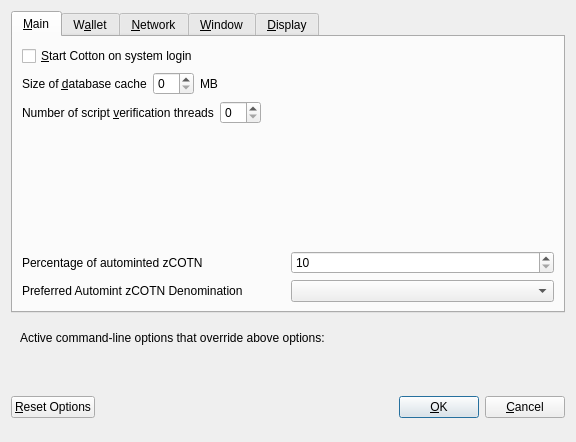
<?xml version="1.0" encoding="UTF-8"?>
<ui version="4.0">
 <class>OptionsDialog</class>
 <widget class="QDialog" name="OptionsDialog">
  <property name="geometry">
   <rect>
    <x>0</x>
    <y>0</y>
    <width>576</width>
    <height>442</height>
   </rect>
  </property>
  <property name="windowTitle">
   <string>Options</string>
  </property>
  <property name="modal">
   <bool>true</bool>
  </property>
  <layout class="QVBoxLayout" name="verticalLayout">
   <item>
    <widget class="QTabWidget" name="tabWidget">
     <property name="currentIndex">
      <number>0</number>
     </property>
     <widget class="QWidget" name="tabMain">
      <attribute name="title">
       <string>&amp;Main</string>
      </attribute>
      <layout class="QVBoxLayout" name="verticalLayout_Main">
       <item>
        <widget class="QCheckBox" name="bitcoinAtStartup">
         <property name="toolTip">
          <string>Automatically start Cotton after logging in to the system.</string>
         </property>
         <property name="text">
          <string>&amp;Start Cotton on system login</string>
         </property>
        </widget>
       </item>
       <item>
        <layout class="QHBoxLayout" name="horizontalLayout_2_Main">
         <item>
          <widget class="QLabel" name="databaseCacheLabel">
           <property name="text">
            <string>Size of &amp;database cache</string>
           </property>
           <property name="textFormat">
            <enum>Qt::PlainText</enum>
           </property>
           <property name="buddy">
            <cstring>databaseCache</cstring>
           </property>
          </widget>
         </item>
         <item>
          <widget class="QSpinBox" name="databaseCache"/>
         </item>
         <item>
          <widget class="QLabel" name="databaseCacheUnitLabel">
           <property name="text">
            <string>MB</string>
           </property>
           <property name="textFormat">
            <enum>Qt::PlainText</enum>
           </property>
          </widget>
         </item>
         <item>
          <spacer name="horizontalSpacer_2_Main">
           <property name="orientation">
            <enum>Qt::Horizontal</enum>
           </property>
           <property name="sizeHint" stdset="0">
            <size>
             <width>40</width>
             <height>20</height>
            </size>
           </property>
          </spacer>
         </item>
        </layout>
       </item>
       <item>
        <layout class="QHBoxLayout" name="horizontalLayout_3_Main">
         <item>
          <widget class="QLabel" name="threadsScriptVerifLabel">
           <property name="text">
            <string>Number of script &amp;verification threads</string>
           </property>
           <property name="textFormat">
            <enum>Qt::PlainText</enum>
           </property>
           <property name="buddy">
            <cstring>threadsScriptVerif</cstring>
           </property>
          </widget>
         </item>
         <item>
          <widget class="QSpinBox" name="threadsScriptVerif">
           <property name="toolTip">
            <string>(0 = auto, &lt;0 = leave that many cores free)</string>
           </property>
          </widget>
         </item>
         <item>
          <spacer name="horizontalSpacer_3_Main">
           <property name="orientation">
            <enum>Qt::Horizontal</enum>
           </property>
           <property name="sizeHint" stdset="0">
            <size>
             <width>40</width>
             <height>20</height>
            </size>
           </property>
          </spacer>
         </item>
        </layout>
       </item>
       <item>
        <spacer name="verticalSpacer_2">
         <property name="orientation">
          <enum>Qt::Vertical</enum>
         </property>
         <property name="sizeHint" stdset="0">
          <size>
           <width>20</width>
           <height>40</height>
          </size>
         </property>
        </spacer>
       </item>
       <item>
        <layout class="QHBoxLayout" name="horizontalLayout_3">
         <item>
          <widget class="QLabel" name="percentage_label">
           <property name="toolTip">
            <string>Percentage of incoming Cotton which get automatically converted to zCOTN via Zerocoin Protocol (min: 10%)</string>
           </property>
           <property name="text">
            <string>Percentage of autominted zCOTN</string>
           </property>
          </widget>
         </item>
         <item>
          <widget class="QSpinBox" name="zeromintPercentage">
           <property name="minimum">
            <number>10</number>
           </property>
           <property name="maximum">
            <number>100</number>
           </property>
          </widget>
         </item>
        </layout>
       </item>
       <item>
        <layout class="QHBoxLayout" name="horizontalLayout" stretch="0,0">
         <property name="sizeConstraint">
          <enum>QLayout::SetFixedSize</enum>
         </property>
         <item>
          <widget class="QLabel" name="labelPreferredDenom">
           <property name="maximumSize">
            <size>
             <width>16777215</width>
             <height>16777215</height>
            </size>
           </property>
           <property name="toolTip">
            <string>Wait with automatic conversion to Zerocoin until enough Cotton for this denomination is available</string>
           </property>
           <property name="text">
            <string>Preferred Automint zCOTN Denomination</string>
           </property>
          </widget>
         </item>
         <item>
          <widget class="QComboBox" name="preferredDenom">
           <property name="maximumSize">
            <size>
             <width>16777215</width>
             <height>27</height>
            </size>
           </property>
           <property name="toolTip">
            <string>Wait with automatic conversion to Zerocoin until enough Cotton for this denomination is available</string>
           </property>
           <property name="maxVisibleItems">
            <number>9</number>
           </property>
           <property name="maxCount">
            <number>9</number>
           </property>
          </widget>
         </item>
        </layout>
       </item>
      </layout>
     </widget>
     <widget class="QWidget" name="tabWallet">
      <attribute name="title">
       <string>W&amp;allet</string>
      </attribute>
      <layout class="QVBoxLayout" name="verticalLayout_Wallet">
       <item>
        <widget class="QGroupBox" name="groupBox">
         <property name="title">
          <string>Expert</string>
         </property>
         <layout class="QVBoxLayout" name="verticalLayout_2">
          <item>
           <widget class="QCheckBox" name="coinControlFeatures">
            <property name="toolTip">
             <string>Whether to show coin control features or not.</string>
            </property>
            <property name="text">
             <string>Enable coin &amp;control features</string>
            </property>
           </widget>
          </item>
          <item>
           <widget class="QCheckBox" name="showMasternodesTab">
            <property name="toolTip">
             <string>Show additional tab listing all your masternodes in first sub-tab&lt;br/&gt;and all masternodes on the network in second sub-tab.</string>
            </property>
            <property name="text">
             <string>Show Masternodes Tab</string>
            </property>
           </widget>
          </item>
          <item>
           <widget class="QCheckBox" name="spendZeroConfChange">
            <property name="toolTip">
             <string>If you disable the spending of unconfirmed change, the change from a transaction&lt;br/&gt;cannot be used until that transaction has at least one confirmation.&lt;br/&gt;This also affects how your balance is computed.</string>
            </property>
            <property name="text">
             <string>&amp;Spend unconfirmed change</string>
            </property>
           </widget>
          </item>
         </layout>
        </widget>
       </item>
       <item>
        <spacer name="verticalSpacer_Wallet">
         <property name="orientation">
          <enum>Qt::Vertical</enum>
         </property>
         <property name="sizeHint" stdset="0">
          <size>
           <width>20</width>
           <height>40</height>
          </size>
         </property>
        </spacer>
       </item>
      </layout>
     </widget>
     <widget class="QWidget" name="tabNetwork">
      <attribute name="title">
       <string>&amp;Network</string>
      </attribute>
      <layout class="QVBoxLayout" name="verticalLayout_Network">
       <item>
        <widget class="QCheckBox" name="mapPortUpnp">
         <property name="toolTip">
          <string>Automatically open the Cotton client port on the router. This only works when your router supports UPnP and it is enabled.</string>
         </property>
         <property name="text">
          <string>Map port using &amp;UPnP</string>
         </property>
        </widget>
       </item>
       <item>
        <widget class="QCheckBox" name="allowIncoming">
         <property name="toolTip">
          <string>Accept connections from outside</string>
         </property>
         <property name="text">
          <string>Allow incoming connections</string>
         </property>
        </widget>
       </item>
       <item>
        <widget class="QCheckBox" name="connectSocks">
         <property name="toolTip">
          <string>Connect to the Cotton network through a SOCKS5 proxy.</string>
         </property>
         <property name="text">
          <string>&amp;Connect through SOCKS5 proxy (default proxy):</string>
         </property>
        </widget>
       </item>
       <item>
        <layout class="QHBoxLayout" name="horizontalLayout_1_Network">
         <item>
          <widget class="QLabel" name="proxyIpLabel">
           <property name="text">
            <string>Proxy &amp;IP:</string>
           </property>
           <property name="textFormat">
            <enum>Qt::PlainText</enum>
           </property>
           <property name="buddy">
            <cstring>proxyIp</cstring>
           </property>
          </widget>
         </item>
         <item>
          <widget class="QValidatedLineEdit" name="proxyIp">
           <property name="minimumSize">
            <size>
             <width>140</width>
             <height>0</height>
            </size>
           </property>
           <property name="maximumSize">
            <size>
             <width>140</width>
             <height>16777215</height>
            </size>
           </property>
           <property name="toolTip">
            <string>IP address of the proxy (e.g. IPv4: 127.0.0.1 / IPv6: ::1)</string>
           </property>
          </widget>
         </item>
         <item>
          <widget class="QLabel" name="proxyPortLabel">
           <property name="text">
            <string>&amp;Port:</string>
           </property>
           <property name="textFormat">
            <enum>Qt::PlainText</enum>
           </property>
           <property name="buddy">
            <cstring>proxyPort</cstring>
           </property>
          </widget>
         </item>
         <item>
          <widget class="QLineEdit" name="proxyPort">
           <property name="minimumSize">
            <size>
             <width>55</width>
             <height>0</height>
            </size>
           </property>
           <property name="maximumSize">
            <size>
             <width>55</width>
             <height>16777215</height>
            </size>
           </property>
           <property name="toolTip">
            <string>Port of the proxy (e.g. 9050)</string>
           </property>
          </widget>
         </item>
         <item>
          <spacer name="horizontalSpacer_1_Network">
           <property name="orientation">
            <enum>Qt::Horizontal</enum>
           </property>
           <property name="sizeHint" stdset="0">
            <size>
             <width>40</width>
             <height>20</height>
            </size>
           </property>
          </spacer>
         </item>
        </layout>
       </item>
       <item>
        <spacer name="verticalSpacer_Network">
         <property name="orientation">
          <enum>Qt::Vertical</enum>
         </property>
         <property name="sizeHint" stdset="0">
          <size>
           <width>20</width>
           <height>40</height>
          </size>
         </property>
        </spacer>
       </item>
      </layout>
     </widget>
     <widget class="QWidget" name="tabWindow">
      <attribute name="title">
       <string>&amp;Window</string>
      </attribute>
      <layout class="QVBoxLayout" name="verticalLayout_Window">
       <item>
        <widget class="QCheckBox" name="minimizeToTray">
         <property name="toolTip">
          <string>Show only a tray icon after minimizing the window.</string>
         </property>
         <property name="text">
          <string>&amp;Minimize to the tray instead of the taskbar</string>
         </property>
        </widget>
       </item>
       <item>
        <widget class="QCheckBox" name="minimizeOnClose">
         <property name="toolTip">
          <string>Minimize instead of exit the application when the window is closed. When this option is enabled, the application will be closed only after selecting Quit in the menu.</string>
         </property>
         <property name="text">
          <string>M&amp;inimize on close</string>
         </property>
        </widget>
       </item>
       <item>
        <spacer name="verticalSpacer_Window">
         <property name="orientation">
          <enum>Qt::Vertical</enum>
         </property>
         <property name="sizeHint" stdset="0">
          <size>
           <width>20</width>
           <height>40</height>
          </size>
         </property>
        </spacer>
       </item>
      </layout>
     </widget>
     <widget class="QWidget" name="tabDisplay">
      <attribute name="title">
       <string>&amp;Display</string>
      </attribute>
      <layout class="QVBoxLayout" name="verticalLayout_Display">
       <item>
        <layout class="QHBoxLayout" name="horizontalLayout_1_Display">
         <item>
          <widget class="QLabel" name="langLabel">
           <property name="text">
            <string>User Interface &amp;language:</string>
           </property>
           <property name="textFormat">
            <enum>Qt::PlainText</enum>
           </property>
           <property name="buddy">
            <cstring>lang</cstring>
           </property>
          </widget>
         </item>
         <item>
          <widget class="QValueComboBox" name="lang">
           <property name="toolTip">
            <string>The user interface language can be set here. This setting will take effect after restarting Cotton.</string>
           </property>
          </widget>
         </item>
        </layout>
       </item>
       <item>
        <widget class="QLabel" name="label_3">
         <property name="toolTip">
          <string notr="true"/>
         </property>
         <property name="statusTip">
          <string notr="true"/>
         </property>
         <property name="whatsThis">
          <string notr="true"/>
         </property>
         <property name="accessibleName">
          <string notr="true"/>
         </property>
         <property name="text">
          <string>Language missing or translation incomplete? Help contributing translations here:
https://www.transifex.com/cotton-project/cotton-project-translations</string>
         </property>
         <property name="wordWrap">
          <bool>true</bool>
         </property>
         <property name="openExternalLinks">
          <bool>true</bool>
         </property>
         <property name="textInteractionFlags">
          <set>Qt::TextBrowserInteraction</set>
         </property>
        </widget>
       </item>
       <item>
        <layout class="QHBoxLayout" name="horizontalLayout_4_Display" stretch="0,0">
         <item>
          <widget class="QLabel" name="themeLabel">
           <property name="text">
            <string>User Interface Theme:</string>
           </property>
          </widget>
         </item>
         <item>
          <widget class="QValueComboBox" name="theme"/>
         </item>
        </layout>
       </item>
       <item>
        <widget class="Line" name="line">
         <property name="orientation">
          <enum>Qt::Horizontal</enum>
         </property>
        </widget>
       </item>
       <item>
        <layout class="QHBoxLayout" name="horizontalLayout_2_Display">
         <item>
          <widget class="QLabel" name="unitLabel">
           <property name="text">
            <string>&amp;Unit to show amounts in:</string>
           </property>
           <property name="textFormat">
            <enum>Qt::PlainText</enum>
           </property>
           <property name="buddy">
            <cstring>unit</cstring>
           </property>
          </widget>
         </item>
         <item>
          <widget class="QValueComboBox" name="unit">
           <property name="toolTip">
            <string>Choose the default subdivision unit to show in the interface and when sending coins.</string>
           </property>
          </widget>
         </item>
        </layout>
       </item>
       <item>
        <layout class="QHBoxLayout" name="horizontalLayout_5_Display">
         <item>
          <widget class="QLabel" name="digitsLabel">
           <property name="text">
            <string>Decimal digits</string>
           </property>
          </widget>
         </item>
         <item>
          <widget class="QValueComboBox" name="digits"/>
         </item>
        </layout>
       </item>
       <item>
        <layout class="QHBoxLayout" name="horizontalLayout_3_Display">
         <item>
          <widget class="QLabel" name="thirdPartyTxUrlsLabel">
           <property name="toolTip">
            <string>Third party URLs (e.g. a block explorer) that appear in the transactions tab as context menu items. %s in the URL is replaced by transaction hash. Multiple URLs are separated by vertical bar |.</string>
           </property>
           <property name="text">
            <string>Third party transaction URLs</string>
           </property>
           <property name="buddy">
            <cstring>thirdPartyTxUrls</cstring>
           </property>
          </widget>
         </item>
         <item>
          <widget class="QLineEdit" name="thirdPartyTxUrls">
           <property name="toolTip">
            <string>Third party URLs (e.g. a block explorer) that appear in the transactions tab as context menu items. %s in the URL is replaced by transaction hash. Multiple URLs are separated by vertical bar |.</string>
           </property>
          </widget>
         </item>
        </layout>
       </item>
       <item>
        <spacer name="verticalSpacer">
         <property name="orientation">
          <enum>Qt::Vertical</enum>
         </property>
         <property name="sizeHint" stdset="0">
          <size>
           <width>20</width>
           <height>40</height>
          </size>
         </property>
        </spacer>
       </item>
      </layout>
     </widget>
    </widget>
   </item>
   <item>
    <widget class="QFrame" name="frame">
     <layout class="QVBoxLayout" name="verticalLayout_Bottom">
      <item>
       <layout class="QHBoxLayout" name="horizontalLayout_Bottom">
        <item>
         <widget class="QLabel" name="overriddenByCommandLineInfoLabel">
          <property name="text">
           <string>Active command-line options that override above options:</string>
          </property>
          <property name="textFormat">
           <enum>Qt::PlainText</enum>
          </property>
         </widget>
        </item>
        <item>
         <spacer name="horizontalSpacer_Bottom">
          <property name="orientation">
           <enum>Qt::Horizontal</enum>
          </property>
          <property name="sizeHint" stdset="0">
           <size>
            <width>40</width>
            <height>20</height>
           </size>
          </property>
         </spacer>
        </item>
       </layout>
      </item>
      <item>
       <widget class="QLabel" name="overriddenByCommandLineLabel">
        <property name="text">
         <string/>
        </property>
        <property name="textFormat">
         <enum>Qt::PlainText</enum>
        </property>
        <property name="wordWrap">
         <bool>true</bool>
        </property>
       </widget>
      </item>
     </layout>
    </widget>
   </item>
   <item>
    <layout class="QHBoxLayout" name="horizontalLayout_Buttons">
     <item>
      <widget class="QPushButton" name="resetButton">
       <property name="toolTip">
        <string>Reset all client options to default.</string>
       </property>
       <property name="text">
        <string>&amp;Reset Options</string>
       </property>
       <property name="autoDefault">
        <bool>false</bool>
       </property>
      </widget>
     </item>
     <item>
      <spacer name="horizontalSpacer_1">
       <property name="orientation">
        <enum>Qt::Horizontal</enum>
       </property>
       <property name="sizeHint" stdset="0">
        <size>
         <width>40</width>
         <height>48</height>
        </size>
       </property>
      </spacer>
     </item>
     <item>
      <widget class="QLabel" name="statusLabel">
       <property name="minimumSize">
        <size>
         <width>200</width>
         <height>0</height>
        </size>
       </property>
       <property name="font">
        <font>
         <weight>75</weight>
         <bold>true</bold>
        </font>
       </property>
       <property name="text">
        <string/>
       </property>
       <property name="textFormat">
        <enum>Qt::PlainText</enum>
       </property>
       <property name="wordWrap">
        <bool>true</bool>
       </property>
      </widget>
     </item>
     <item>
      <spacer name="horizontalSpacer_2">
       <property name="orientation">
        <enum>Qt::Horizontal</enum>
       </property>
       <property name="sizeHint" stdset="0">
        <size>
         <width>40</width>
         <height>48</height>
        </size>
       </property>
      </spacer>
     </item>
     <item>
      <widget class="QPushButton" name="okButton">
       <property name="text">
        <string>&amp;OK</string>
       </property>
       <property name="autoDefault">
        <bool>false</bool>
       </property>
       <property name="default">
        <bool>true</bool>
       </property>
      </widget>
     </item>
     <item>
      <widget class="QPushButton" name="cancelButton">
       <property name="text">
        <string>&amp;Cancel</string>
       </property>
       <property name="autoDefault">
        <bool>false</bool>
       </property>
      </widget>
     </item>
    </layout>
   </item>
  </layout>
 </widget>
 <customwidgets>
  <customwidget>
   <class>QValidatedLineEdit</class>
   <extends>QLineEdit</extends>
   <header>qvalidatedlineedit.h</header>
  </customwidget>
  <customwidget>
   <class>QValueComboBox</class>
   <extends>QComboBox</extends>
   <header>qvaluecombobox.h</header>
  </customwidget>
 </customwidgets>
 <resources/>
 <connections/>
</ui>
